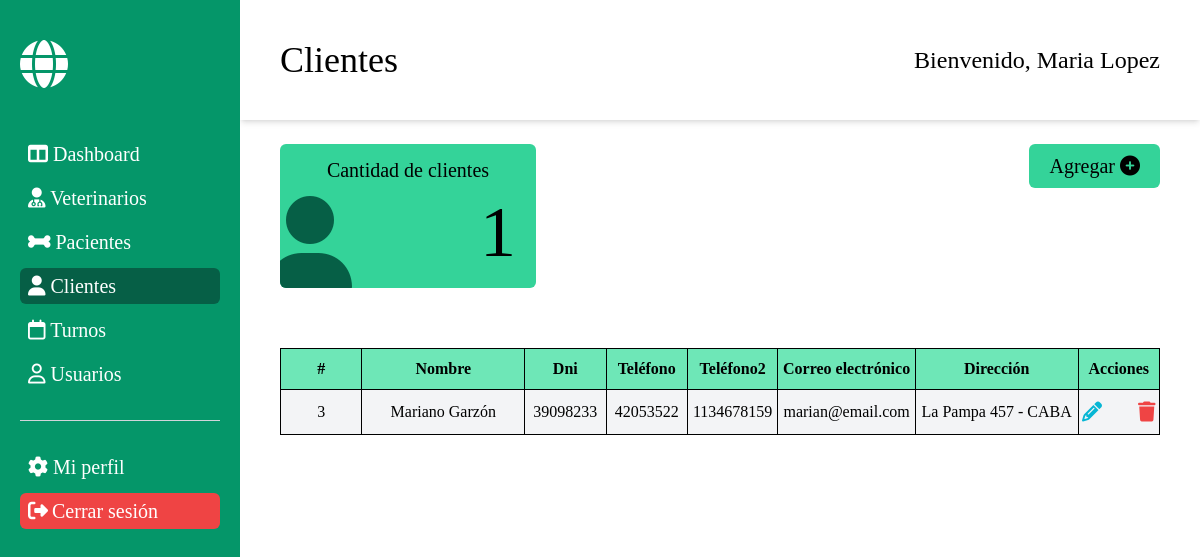
/Owner/index (signed in), run on the app's committed database.
### tables this page shows
CREATE TABLE IF NOT EXISTS `owners` (
  `id` int NOT NULL AUTO_INCREMENT,
  `name` varchar(255) NOT NULL,
  `dni` varchar(20) DEFAULT NULL,
  `phone` varchar(15) DEFAULT NULL,
  `phone2` varchar(15) DEFAULT NULL,
  `mail` varchar(255) DEFAULT NULL,
  `address` varchar(255) DEFAULT NULL,
  PRIMARY KEY (`id`)
);

### Controllers/OwnerController.php (called while the page is built, shortened)
<?php
require_once 'Models/Owner.php';
class OwnerController{
    public function index(){
        $owner = new Owner();
        $owners = $owner->list();
        require_once('Views/Owner/Index.php');
    }
}
?>

### Index.php (called while the page is built, shortened)
<?php
$url = isset($_GET['url']) ? filter_var($_GET['url'], FILTER_SANITIZE_URL) : '';
$partsUrl = explode('/', $url);
$action = !empty($partsUrl[1]) ? $partsUrl[1] : 'index';
$instance = new $controllerName();
$instance->$action();
?>

### Config/Database.php (called while the page is built, shortened)
<?php
class Database
{
    private static $instance = null;
    private $connection;
    private function __construct()
    {
        $host = 'localhost';
        $username = 'root';
        $password = '';
        $database = 'vetsoft';
        $this->connection = new mysqli($host, $username, $password, $database);
    }
    public static function getInstance()
    {
        if (self::$instance == null) {
            self::$instance = new Database();
        }
        return self::$instance;
    }
    public function getConnection()
    {
        return $this->connection;
    }
}

### Models/Owner.php (called while the page is built, shortened)
<?php
require_once 'Config/Database.php';
class Owner
{
    private $db;
    public function __construct()
    {
        $this->db = Database::getInstance()->getConnection();
    }
    public function list(){
        $sql = "SELECT * FROM owners;";
        $veterinaries = $this->db->query($sql);
        return $veterinaries;
    }
}

### Views/Owner/Index.php (the view, shortened to what this page needs)
<!DOCTYPE html>
<html lang="en">
<head>
    <link rel="stylesheet" href="<?php base_url ?>/Assets/css/Styles.css">
    <script src="https://cdn.tailwindcss.com"></script>
    <link rel="stylesheet" href="https://cdnjs.cloudflare.com/ajax/libs/font-awesome/6.5.1/css/all.min.css" />
</head>
<body>
    <section class="relative w-screen h-screen flex">
        <div class="relative w-1/5 h-full bg-emerald-600 px-5 flex">
            <div class="w-full h-5/6 flex flex-col justify-start">
                <i class="fas fa-globe text-5xl text-white my-10"></i>
                <div class="w-full min-h-0">
                    <a class="w-full hover:bg-white hover:text-emerald-900 py-1 px-2 my-2 rounded-md text-white text-xl block duration-300" href="#"><i class="fas fa-columns"></i> Dashboard</a>
                    <a class="w-full hover:bg-white hover:text-emerald-900 py-1 px-2 my-2 rounded-md text-white text-xl block duration-300" href="http://localhost/VetSoft/Veterinary/index"><i class="fas fa-user-md"></i> Veterinarios</a>
                    <a class="w-full hover:bg-white hover:text-emerald-900 py-1 px-2 my-2 rounded-md text-white text-xl block duration-300" href=""><i class="fas fa-bone"></i> Pacientes</a>
                    <a class="w-full bg-emerald-800 hover:bg-white hover:text-emerald-900 py-1 px-2 my-2 rounded-md text-white text-xl block duration-300" href="http://localhost/VetSoft/Owner/index"><i class="fas fa-user"></i> Clientes</a>
                    <a class="w-full hover:bg-white hover:text-emerald-900 py-1 px-2 my-2 rounded-md text-white text-xl block duration-300" href="http://"><i class="far fa-calendar"></i> Turnos</a>
                    <a class="w-full hover:bg-white hover:text-emerald-900 py-1 px-2 my-2 rounded-md text-white text-xl block duration-300" href="http://"><i class="far fa-user"></i> Usuarios</a>
                </div>
                <div class="border-b border-gray-300 my-5"></div>
                <div class="w-full min-h-0">
                    <a class="w-full hover:bg-white hover:text-emerald-900 py-1 px-2 my-2 rounded-md text-white text-xl block duration-300" href="http://"><i class="fas fa-cog"></i> Mi perfil</a>
                    <a class="w-full bg-red-500 hover:bg-red-950 hover:text-white py-1 px-2 my-2 rounded-md text-white text-xl block duration-300" href="http://localhost/VetSoft/User/logout"><i class="fas fa-sign-out-alt mr-1"></i>Cerrar sesión</a>
                </div>
            </div>
        </div>
        <div class="w-4/5 h-full overflow-y-scroll">
            <div class="w-full min-h-0 py-10 px-10 flex items-center justify-between shadow-md">
                <h1 class="text-4xl">Clientes</h1>
                <h2 class="text-2xl">Bienvenido, <?php print_r($_SESSION['user']->name) ?></h2>
            </div>
            <div class="relative w-full min-h-[100px]">
                <div class="absolute overflow-hidden top-6 left-10 w-64 h-36 rounded-md bg-emerald-400">
                    <h2 class="text-xl text-center mt-3">Cantidad de clientes</h2>
                    <h2 class="absolute -bottom-2 -left-3 text-8xl text-emerald-800"><i class="fas fa-user"></i></h2>
                    <h3 class="absolute bottom-5 right-5 text-7xl"><?php print_r($count->cantidad_de_registros); ?></h3>
                </div>
                <button id="add" class="absolute top-6 right-10 rounded-md bg-emerald-400 hover:bg-emerald-600 py-2 px-5 duration-300 text-xl">Agregar <i class="fas fa-plus-circle"></i></button>
            </div>
            <table class="w-11/12 m-auto mt-32 mb-10">
                <thead>
                    <tr class="w-full">
                        <th class="w-1/12 bg-emerald-300 py-2 border border-black">#</th>
                        <th class="w-2/12 bg-emerald-300 py-2 border border-black">Nombre</th>
                        <th class="w-1/12 bg-emerald-300 py-2 border border-black">Dni</th>
                        <th class="w-1/12 bg-emerald-300 py-2 border border-black">Teléfono</th>
                        <th class="w-1/12 bg-emerald-300 py-2 border border-black">Teléfono2</th>
                        <th class="w-1/12 bg-emerald-300 py-2 border border-black">Correo electrónico</th>
                        <th class="w-2/12 bg-emerald-300 py-2 border border-black">Dirección</th>
                        <th class="w-1/12 bg-emerald-300 py-2 border border-black">Acciones</th>
                    </tr>
                </thead>
                <tbody>
                    <?php while ($own = $owners->fetch_object()) : ?>
                        <tr>
                            <td class="w-1/12 bg-gray-100 border border-black text-center py-2"><?= $own->id; ?></td>
                            <td class="w-2/12 bg-gray-100 border border-black text-center py-2"><?= $own->name; ?></td>
                            <td class="w-1/12 bg-gray-100 border border-black text-center py-2"><?= $own->dni; ?></td>
                            <td class="w-1/12 bg-gray-100 border border-black text-center py-2"><?= $own->phone; ?></td>
                            <td class="w-1/12 bg-gray-100 border border-black text-center py-2"><?= $own->phone2; ?></td>
                            <td class="w-1/12 bg-gray-100 border border-black text-center py-2"><?= $own->mail; ?></td>
                            <td class="w-2/12 bg-gray-100 border border-black text-center py-2"><?= $own->address; ?></td>
                            <td class="w-1/12 bg-gray-100 border border-black text-center py-2">
                                <a href="http://localhost/VetSoft/Owner/edit/<?php echo $own->id ?>"><i class="text-xl fas fa-pencil-alt text-cyan-500 hover:text-cyan-800 mr-8"></i></a>
                                <a href="http://localhost/VetSoft/Owner/delete/<?php echo $own->id ?>"><i class="text-xl fas fa-trash text-red-500 hover:text-red-800"></i></a>
                            </td>
                        </tr>
                    <?php endwhile; ?>
                </tbody>
            </table>
        </div>
    </section>
</body>
</html>

### Assets/css/Styles.css (style rules this page uses)
* { font-family: 'Raleway Variable'; }

### data on the page
owners: id "3", name "Mariano Garzón", dni "39098233", phone "42053522", phone2 "1134678159", mail "marian@email.com", address "La Pampa 457 - CABA"
